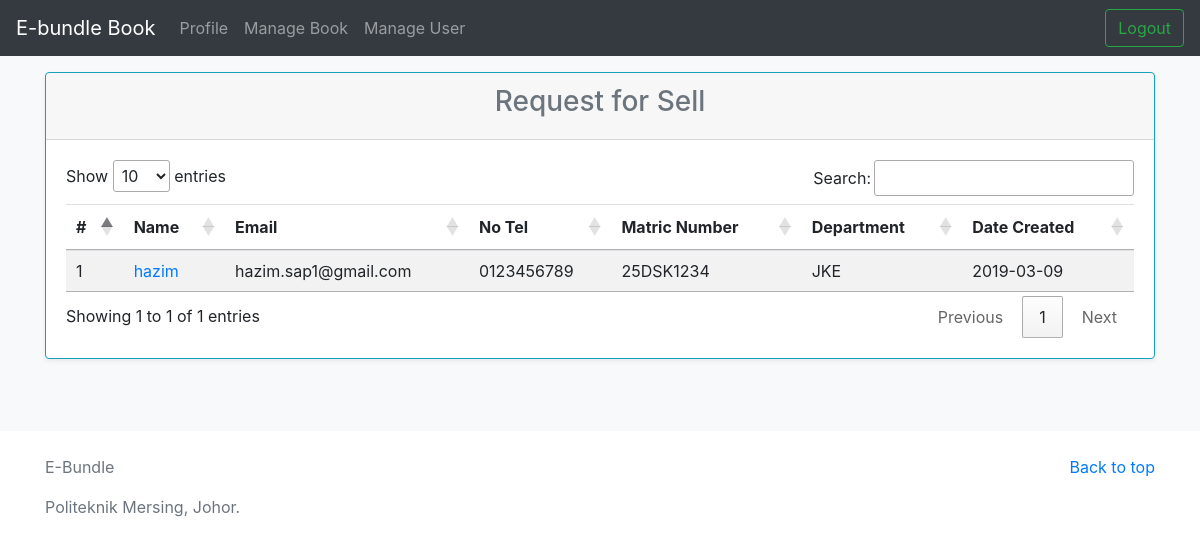
Screenshot of /admin/user.php (signed in) with the database file from the repository.
### tables this page shows
CREATE TABLE `eb_user` (
  `user_id` int(11) NOT NULL,
  `user_fullname` varchar(200) NOT NULL,
  `user_email` varchar(200) NOT NULL,
  `user_pass` varchar(100) NOT NULL,
  `user_department` varchar(100) NOT NULL,
  `user_notel` varchar(100) NOT NULL,
  `user_matric` varchar(100) NOT NULL,
  `user_datecreated` date NOT NULL
);

### control/allControl.php (called while the page is built, shortened)
<?php
	class allControl{
		public function getuser($conn){
			$sql = mysqli_query($conn, "SELECT * FROM eb_user");
			if (mysqli_num_rows($sql)>0) {
				while ($row = mysqli_fetch_array($sql)) {
					$rows[] = $row;
				}
			} else {
				$rows = false;
			}
			return $rows;
		}
	}
?>

### admin/user.php (the view, shortened to what this page needs)
<?php
require '../control/allControl.php';
$ctrl = new allControl();
$conn = $ctrl->open();
$getuser = $ctrl->getuser($conn);
?>
<!doctype html>
<html lang="en">
  <?php include 'include/head.php'; ?>
  <body>
    <?php include 'include/nav.php'; ?>
<main role="main">
  <div class="album py-5 my-4 bg-light" id="buyercontent">
    <div class="container">
      <div class="row">
        <div class="col-md-12 mx-auto">
          <div class="card mb-4 shadow-sm border-info">
            <div class="card-header">
              <h3 class="text-center text-muted">Request for Sell</h3>
            </div>
            <form action="../control/allControl.php?mod=checkout" method="post">
            <div class="card-body">
              <div class="table-responsive">
                <table class="table table-striped table-sm " id="myTable" align="center">
                  <thead>
                    <tr>
                      <th>#</th>
                      <th>Name</th>
                      <th>Email</th>
                      <th>No Tel</th>
                      <th>Matric Number</th>
                      <th>Department</th>
                      <th>Date Created</th>
                    </tr>
                  </thead>
                  <tbody>
                    <?php
                    $num = 1;
                    if ($getuser == false) { ?>
                      <tr>
                        <td colspan="8">No User Record..</td>
                      </tr>
                    <?php } else {
                      foreach ($getuser as $userdetails) {  ?>
                        <tr>
                          <td><?php echo $num++; ?></td>
                          <td><a href="view.php?id=<?php echo $userdetails['user_id']; ?>"><?php echo $userdetails['user_fullname']; ?></a></td>
                          <td><?php echo $userdetails['user_email']; ?></td>
                          <td><?php echo $userdetails['user_notel']; ?></td>
                          <td><?php echo $userdetails['user_matric']; ?></td>
                          <td><?php echo $userdetails['user_department']; ?></td>
                          <td><?php echo $userdetails['user_datecreated']; ?></td>
                        </tr>
                    <?php } } ?>
                  </tbody>
                </table>
              </div>
            </div>
          </form>
          </div>
        </div>
      </div>
    </div>
  </div>
</main>
<?php include 'include/footer.php'; ?>
</body>
</html>

### rows the page displays
eb_user: user_fullname "hazim", user_email "hazim.sap1@gmail.com", user_notel "0123456789", user_matric "25DSK1234", user_department "JKE", user_datecreated "2019-03-09"
